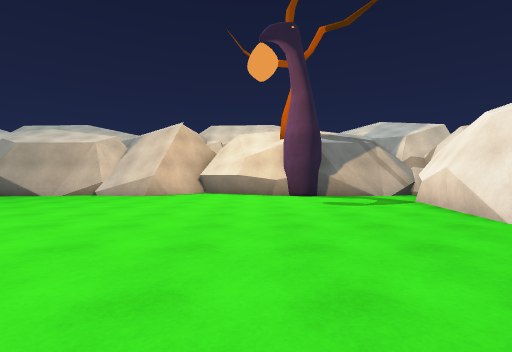
view 1 (above)

16 first-person views from a walk through a Unity game level. The camera is 1.2 m above the floor, looks level and sees 85° across. The floor is counted in squares, 2 m on a side. Each view is taken from the middle of a square. On the plan, view 1 faces up. The plan holds only what a view shows up to about 9 squares ahead; the rest is blank. The place goes on beyond the plan. The player character is not drawn.

view 2
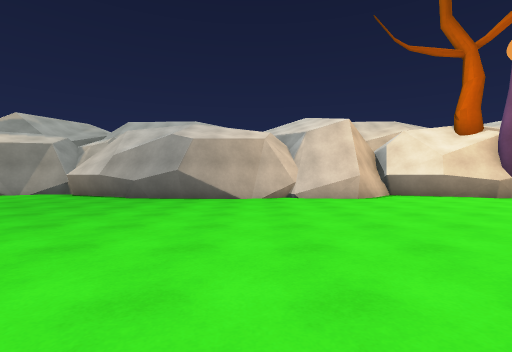

view 3
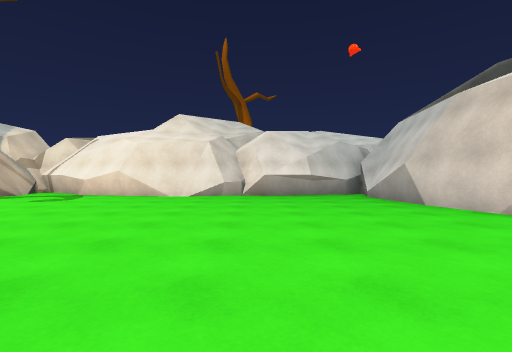

view 4
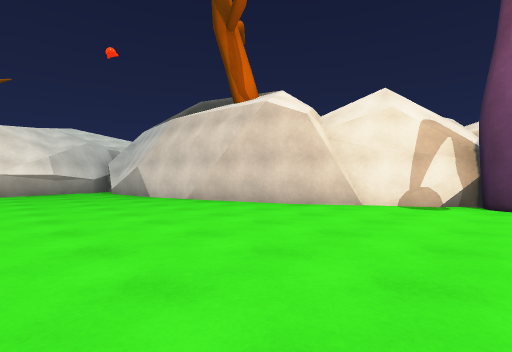

view 5
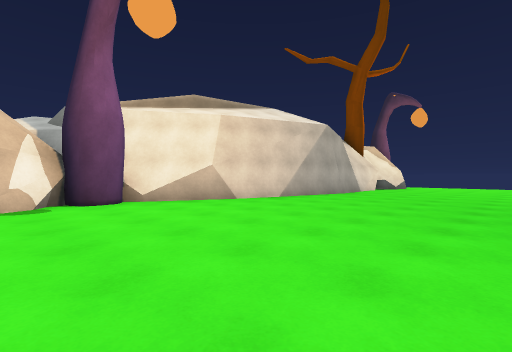

view 6
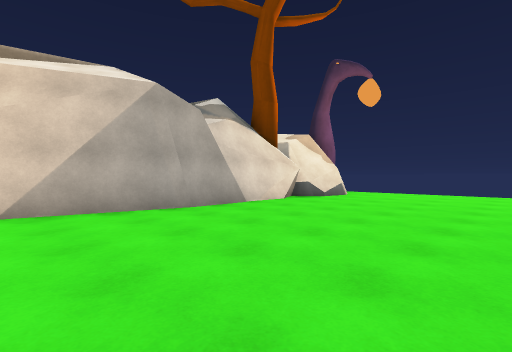

view 7
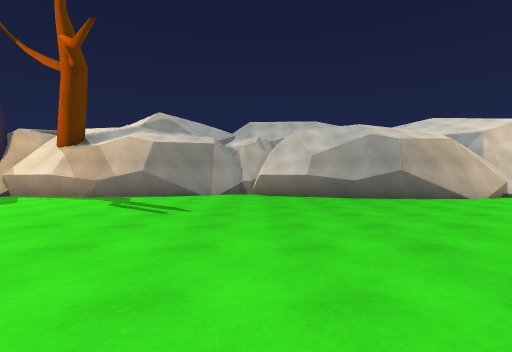

view 8
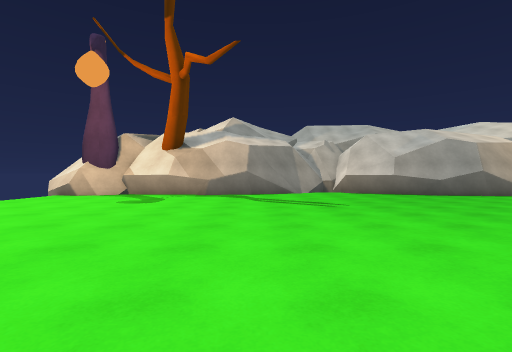

view 9
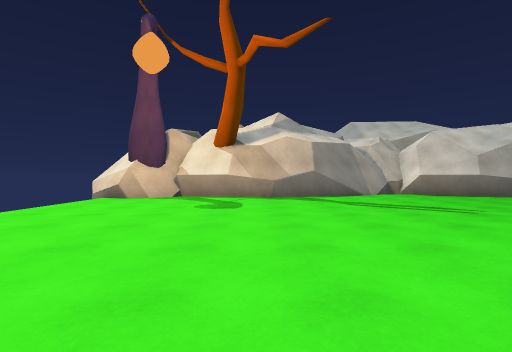

view 10
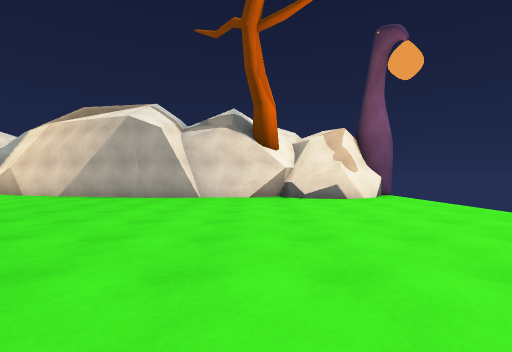

view 11
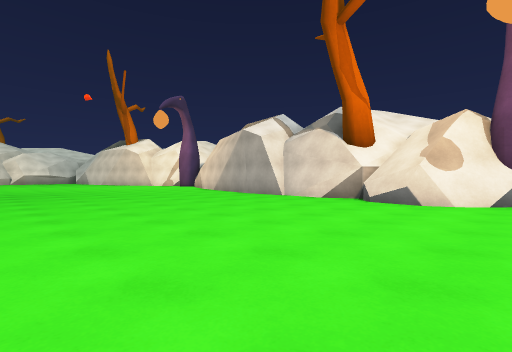

view 12
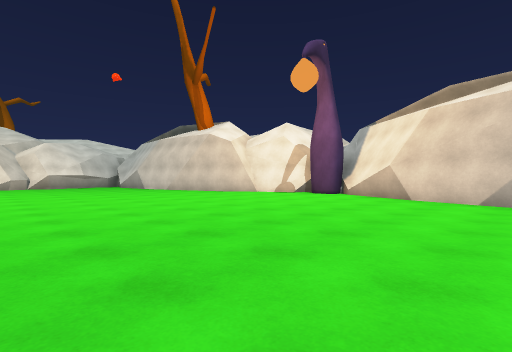

view 13
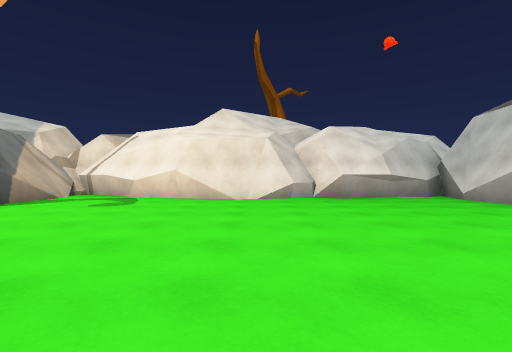

view 14
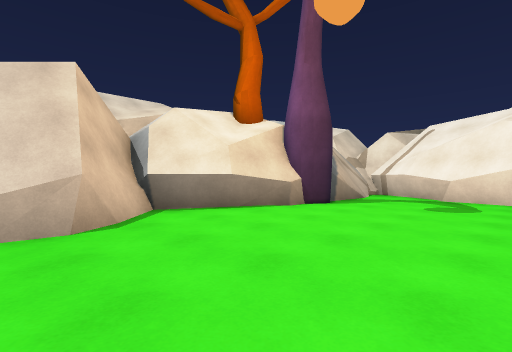

view 15
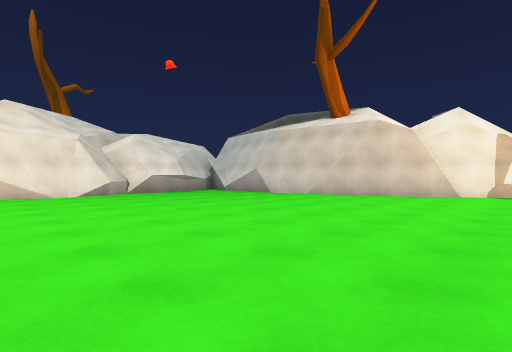

view 16
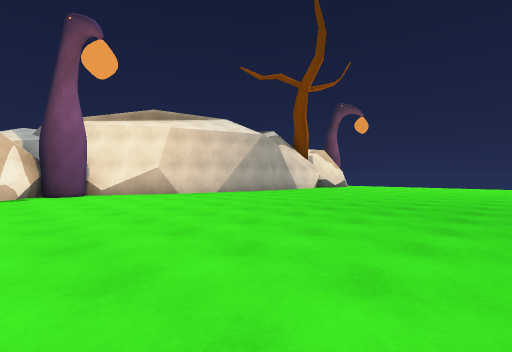

### Floor plan
Key: @ floor where view 1 was taken; # wall or solid block; . floor.
Columns run from 22 left of view 1 to 5 right of it. Each row starts with its distance up from view 1.
 10    #  #######    ######
  9 #######.....########..######
  8  ..........................#
  7  .........................##
  6  .........................#
  5  .........................#
  4   ........................#
  3  .........................#
  2  .........................#
  1  .........................#
  0  .....................@...#
 -1  .........................#
 -2  .........................##
 -3  ....................#######
 -4  .#########........###
 -5  ##       ####...###
 -6              #####

Where each view was taken, in squares from view 1:
view 1: 0 up, 0 right, facing up
view 2: 1 up, 6 left, facing up
view 3: 1 up, 5 left, facing right
view 4: 1 up, 7 left, facing down-right
view 5: 1 up, 5 left, facing down-left
view 6: 1 up, 11 left, facing down-left
view 7: 1 up, 12 left, facing up
view 8: 0 up, 15 left, facing up
view 9: 1 up, 17 left, facing up
view 10: 4 up, 17 left, facing down
view 11: 3 up, 21 left, facing down-right
view 12: 3 up, 12 left, facing down-right
view 13: 3 up, 4 left, facing right
view 14: 5 up, 4 left, facing up-right
view 15: 5 up, 6 left, facing down-right
view 16: 4 up, 5 left, facing down-left
